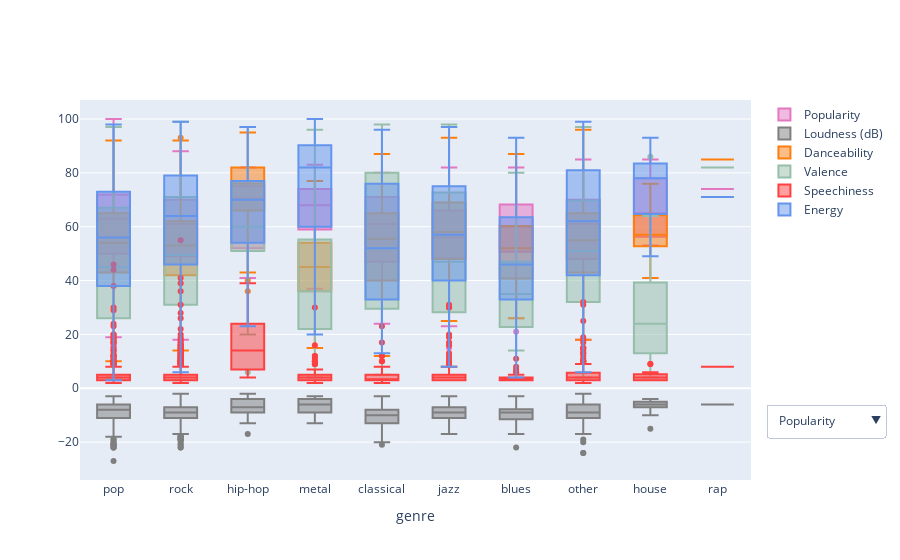

Write notebook code for a chart like this one.
### Code cell
fig = go.Figure()

features = ['Popularity', 'Loudness (dB)', 'Danceability', 'Valence', 'Speechiness', 'Energy']

colors = cycle(['rgb(227, 119, 194)', 'rgb(127, 127, 127)', 'rgb(255, 127, 14)', 'rgb(150, 190, 170)', 'rgb(255, 64, 64)', 'rgb(100, 149, 237)'])

for feature in features :
    genres = df_spotify[feature]
    fig.add_trace(go.Box(x=df_spotify['Genre category'], y=genres, name=feature, marker_color=next(colors)))
      
dropdown_spotify = [
    {'label':'Popularity', 'method':'update', 'args':[{'visible':[True, False, False, False, False, False]},
                                                       {'title':'Popularity'}]},
    {'label':'Loudness (dB)', 'method':'update', 'args':[{'visible':[False, True, False, False, False, False]},
                                                       {'title':'Loudness (dB)'}]},
    {'label':'Danceability', 'method':'update', 'args':[{'visible':[False, False, True, False, False, False]},
                                                       {'title':'Danceability'}]},
    {'label':'Valence', 'method':'update', 'args':[{'visible':[False, False, False, True, False, False]},
                                                       {'title':'Valence'}]},
    {'label':'Speechiness', 'method':'update', 'args':[{'visible':[False, False, False, False, True, False]},
                                                       {'title':'Speechiness'}]},
    {'label':'Energy', 'method':'update', 'args':[{'visible':[False, False, False, False, False, True]},
                                                       {'title':'Energy'}]},
]  
    
fig.update_layout({'updatemenus':[{'type':'dropdown', 'x':1.2, 'y':0.2, 'showactive': True, 'active':0, 'buttons':dropdown_spotify}]})
fig.update_layout(showlegend=True)
fig.update_xaxes(title='genre')

fig.show()

### Figure 1 — Plotly figure (JSON) as saved in the notebook; plotly's stock layout.template omitted (floating-point values rounded to 4 significant figures; data arrays with more than 128 entries replaced by an {"elided": "..."} marker saying what was removed)
{"data": [{"marker": {"color": "rgb(227, 119, 194)"}, "name": "Popularity", "type": "box", "x": {"elided": "1994 str values"}, "y": {"elided": "1994 int values"}}, {"marker": {"color": "rgb(127, 127, 127)"}, "name": "Loudness (dB)", "type": "box", "x": {"elided": "1994 str values"}, "y": {"elided": "1994 int values"}}, {"marker": {"color": "rgb(255, 127, 14)"}, "name": "Danceability", "type": "box", "x": {"elided": "1994 str values"}, "y": {"elided": "1994 int values"}}, {"marker": {"color": "rgb(150, 190, 170)"}, "name": "Valence", "type": "box", "x": {"elided": "1994 str values"}, "y": {"elided": "1994 int values"}}, {"marker": {"color": "rgb(255, 64, 64)"}, "name": "Speechiness", "type": "box", "x": {"elided": "1994 str values"}, "y": {"elided": "1994 int values"}}, {"marker": {"color": "rgb(100, 149, 237)"}, "name": "Energy", "type": "box", "x": {"elided": "1994 str values"}, "y": {"elided": "1994 int values"}}], "layout": {"showlegend": true, "updatemenus": [{"active": 0, "buttons": [{"args": [{"visible": [true, false, false, false, false, false]}, {"title": "Popularity"}], "label": "Popularity", "method": "update"}, {"args": [{"visible": [false, true, false, false, false, false]}, {"title": "Loudness (dB)"}], "label": "Loudness (dB)", "method": "update"}, {"args": [{"visible": [false, false, true, false, false, false]}, {"title": "Danceability"}], "label": "Danceability", "method": "update"}, {"args": [{"visible": [false, false, false, true, false, false]}, {"title": "Valence"}], "label": "Valence", "method": "update"}, {"args": [{"visible": [false, false, false, false, true, false]}, {"title": "Speechiness"}], "label": "Speechiness", "method": "update"}, {"args": [{"visible": [false, false, false, false, false, true]}, {"title": "Energy"}], "label": "Energy", "method": "update"}], "showactive": true, "type": "dropdown", "x": 1.2, "y": 0.2}], "xaxis": {"title": {"text": "genre"}}}}
